Frame 1 (no input): blank canvas, image omitted
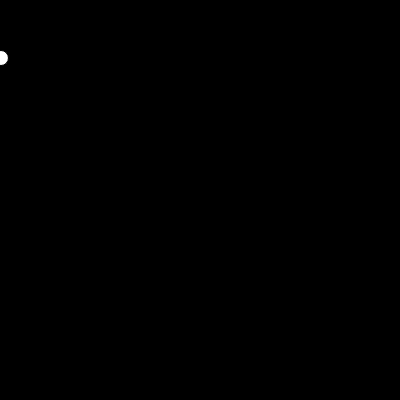
Frame 60 (no input)
Frame 120 (the mouse pressed at the canvas centre since frame 60): blank canvas, image omitted

The p5.js sketch that drew this single still picture (run headless with seeded random() and noise() and a simulated clock; from frame 60 on, the mouse is pressed at the canvas centre):

// p5.js sketch
// ── sketch.js
let xBolinha = 400;
let yBolinha = 400;
let diametro = 15;

let velocidadeXBolinha = 7;
let velocidadeYBolinha = 6;

function setup() {
  createCanvas(400, 400);
}

function draw() {
  background(0);
  circle(xBolinha, yBolinha, diametro);
  xBolinha = xBolinha + velocidadeXBolinha;
  yBolinha = yBolinha + velocidadeYBolinha;
  
  //se a bolinha tocar na borda volte 
  // (   verdadeiro    ou   verdadeiro)
  if (xBolinha > width || xBolinha < 0) {
    //velocidade x da bolinha recebe o seu valor atual
    //multiplicado por -1, que inverte o sinal
    velocidadeXBolinha = velocidadeXBolinha * -1;
  }

  if (yBolinha > height || yBolinha < 0) {
    velocidadeYBolinha = velocidadeYBolinha * -1;
  }
}
